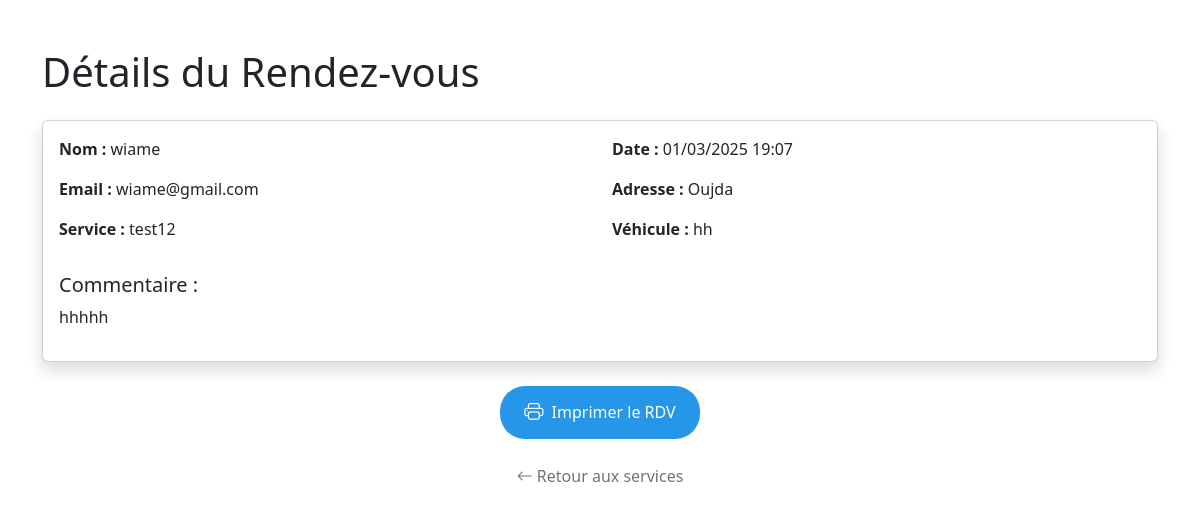
The page /pages/voir_rdv.php?id=2 on the database its author committed.
### tables this page shows
CREATE TABLE "rdv" (
	"idRdv"	INTEGER,
	"nomRdv"	TEXT NOT NULL,
	"emailRdv"	TEXT NOT NULL,
	"serviceRdv"	TEXT NOT NULL,
	"dateRdv"	TEXT NOT NULL,
	"addresse"	TEXT NOT NULL,
	"vehicule"	TEXT NOT NULL,
	"commentaire"	TEXT,
	"photo"	BLOB,
	"etat"	TEXT CHECK("etat" IN ('en attente', 'en cours', 'terminé', 'annulé')),
	PRIMARY KEY("idRdv" AUTOINCREMENT)
);

### pages/voir_rdv.php (the view, shortened to what this page needs)
<?php
try {
    $pdo = new PDO("sqlite:" . __DIR__ . "/../base de donnee/VroomIfy.db");
    $pdo->setAttribute(PDO::ATTR_ERRMODE, PDO::ERRMODE_EXCEPTION);
} catch (PDOException $e) {
    die("Erreur de connexion à la base de données : " . $e->getMessage());
}
$rdvId = $_GET['id'];
$stmt = $pdo->prepare("SELECT * FROM rdv WHERE idRdv = ?");
$stmt->execute([$rdvId]);
$rdv = $stmt->fetch(PDO::FETCH_ASSOC);
?>
<!DOCTYPE html>
<html lang="fr">
<head>
    <link href="https://cdn.jsdelivr.net/npm/bootstrap@5.3.2/dist/css/bootstrap.min.css" rel="stylesheet">
    <link rel="stylesheet" href="https://cdn.jsdelivr.net/npm/bootstrap-icons@1.11.3/font/bootstrap-icons.min.css">
</head>
<body>
    <div class="container mt-5 print-section">
        <h1 class="mb-4">Détails du Rendez-vous</h1>
        <div class="card shadow">
            <div class="card-body">
                <div class="row mb-3">
                    <div class="col-md-6">
                        <p><strong>Nom :</strong> <?= htmlspecialchars($rdv['nomRdv']) ?></p>
                        <p><strong>Email :</strong> <?= htmlspecialchars($rdv['emailRdv']) ?></p>
                        <p><strong>Service :</strong> <?= htmlspecialchars($rdv['serviceRdv']) ?></p>
                    </div>
                    <div class="col-md-6">
                        <p><strong>Date :</strong> <?= date('d/m/Y H:i', strtotime($rdv['dateRdv'])) ?></p>
                        <p><strong>Adresse :</strong> <?= htmlspecialchars($rdv['addresse']) ?></p>
                        <p><strong>Véhicule :</strong> <?= htmlspecialchars($rdv['vehicule']) ?></p>
                    </div>
                </div>
                <?php if (!empty($rdv['commentaire'])): ?>
                <div class="mb-3">
                    <h5>Commentaire :</h5>
                    <p><?= nl2br(htmlspecialchars($rdv['commentaire'])) ?></p>
                </div>
                <?php endif; ?>
            </div>
        </div>
        <div class="mt-4 no-print" style="text-align: center">
    <button onclick="window.print()" class="print-btn">
        <i class="bi bi-printer"></i> Imprimer le RDV
    </button>
    <a href="/VroomIfy-4/pages/service.html" style="color: #6c757d; text-decoration: none; margin-top: 15px; display: inline-block">
        <i class="bi bi-arrow-left"></i> Retour aux services
    </a>
</div>
    </div>
</body>
</html>

### pages/voir_rdv.php (style rules this page uses)
.print-btn { background: #2696e9; color: white; padding: 12px 24px; border-radius: 25px; border: none; cursor: pointer; transition: all 0.3s; display: flex; align-items: center; gap: 8px; margin: 20px auto 10px auto; }
.print-btn i { font-size: 1.2em; }

### rows shown on the page
rdv: nomRdv "wiame", emailRdv "wiame@gmail.com", serviceRdv "test12", dateRdv "01/03/2025 19:07", addresse "Oujda", vehicule "hh", commentaire "hhhhh"
